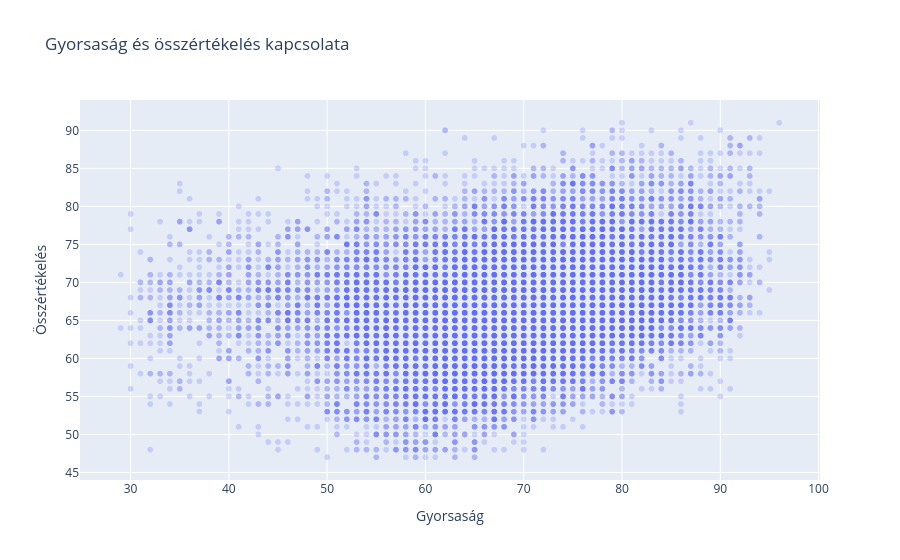

Notebook code for this chart:
### Markdown cell above
## 6. Harmadik kérdés: Van kapcsolat a gyorsaság és az összértékelés között?
A kapusok gyorsasági főmutatója eltérően lehet kezelve, ezért csak a nem kapusokat vizsgáljuk. A korreláció -1 és +1 közötti szám: pozitív érték együtt növekedést, negatív érték ellentétes mozgást jelez; 0 körül nincs erős lineáris kapcsolat.

### Code cell
gyorsasag = df.loc[df["position"] != "GK", ["pace", "overall_rating", "nev"]].dropna()
r = np.corrcoef(gyorsasag["pace"], gyorsasag["overall_rating"])[0, 1]
print("Korreláció:", round(r, 3))
fig = px.scatter(gyorsasag, x="pace", y="overall_rating", opacity=0.25,
                 title="Gyorsaság és összértékelés kapcsolata",
                 labels={"pace":"Gyorsaság", "overall_rating":"Összértékelés"},
                 hover_data=["nev"])
fig.show()
print("3. válasz: A korreláció értéke", round(r, 3),
      "– ez a két változó lineáris kapcsolatát méri, nem ok-okozatot.")

### Figure 1 — Plotly figure (JSON) as saved in the notebook; plotly's stock layout.template omitted (floating-point values rounded to 4 significant figures; data arrays with more than 128 entries replaced by an {"elided": "..."} marker saying what was removed)
{"data": [{"customdata": {"elided": "17585x1 str values"}, "hovertemplate": "Gyorsaság=%{x}<br>Összértékelés=%{y}<br>nev=%{customdata[0]}<extra></extra>", "legendgroup": "", "marker": {"color": "#636efa", "opacity": 0.25, "symbol": "circle"}, "mode": "markers", "name": "", "showlegend": false, "type": "scattergl", "x": {"elided": "17585 int values"}, "xaxis": "x", "y": {"elided": "17585 int values"}, "yaxis": "y"}], "layout": {"legend": {"tracegroupgap": 0}, "title": {"text": "Gyorsaság és összértékelés kapcsolata"}, "xaxis": {"anchor": "y", "domain": [0, 1], "title": {"text": "Gyorsaság"}}, "yaxis": {"anchor": "x", "domain": [0, 1], "title": {"text": "Összértékelés"}}}}
